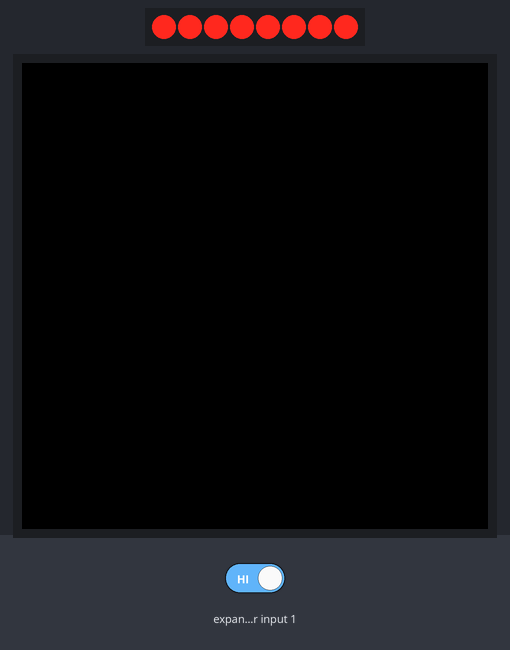
This sketch was run on a simulated ESP32-S3. Shown: 8 port-expander outputs drawn as a row of LEDs (first output left, lit = HIGH), 466×466 colour display. Wiring (inferred from the names in the program): PCF8574 port expander at I2C address 0x38. Wiring (inferred from the signals the program sends): row of LEDs: on Q0, Q1, Q2, Q3, Q4, Q5, Q6, Q7. The inputs (shaded band) are chosen by the test bench; at power-on: expander input 1 HIGH. What the sketch prints to the serial monitor is not drawn.

Above: at 0.3 s.
At 1.7 s:
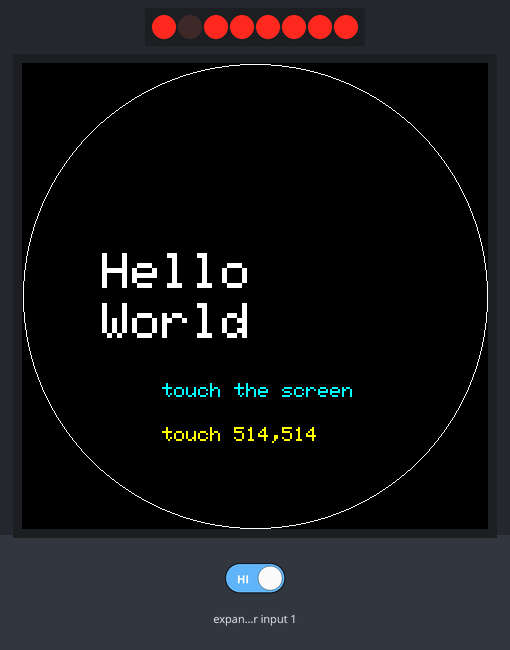
1.8 s: expander input 1 driven LOW
4.8 s: expander input 1 driven HIGH
Timing chart, 0 to 7.8 s (numbered marks = the images above; inputs shaded):
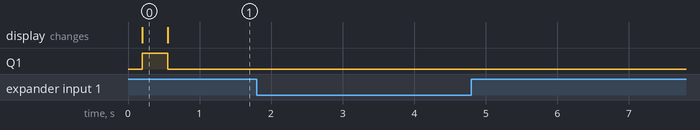

The sketch:

hello_touch.ino
```cpp
// hello_touch.ino — minimal example for the Waveshare ESP32-S3-Touch-AMOLED-1.43
// (466x466 round QSPI AMOLED, CNC metal case).
//
// All it does: lights the screen, prints "Hello World", and senses touch —
// each touch draws a dot and shows the live x,y under the greeting.
//
// Pins per docs/BOARD_AMOLED_1.43.md (verified against Waveshare's demo):
//   QSPI: CS=9 CLK=10 D0=11 D1=12 D2=13 D3=14 RST=21
//   Brightness is panel command 0x51 (setBrightness) — there is no backlight pin.
//   Touch FT3168 @0x38 on I2C SDA=47 SCL=48 (bus shared with QMI8658 + PCF85063).

#include <Arduino.h>
#include <Wire.h>
#include <Arduino_GFX_Library.h>

#define WATCH_PANEL_SH8601 1  // 0 = CO5300 (col offset 6), 1 = SH8601 (offset 0)

#define LCD_CS 9
#define LCD_SCK 10
#define LCD_D0 11
#define LCD_D1 12
#define LCD_D2 13
#define LCD_D3 14
#define LCD_RST 21
#define TP_SDA 47
#define TP_SCL 48
#define FT3168_ADDR 0x38

static Arduino_DataBus *bus =
    new Arduino_ESP32QSPI(LCD_CS, LCD_SCK, LCD_D0, LCD_D1, LCD_D2, LCD_D3);
#if WATCH_PANEL_SH8601
static Arduino_SH8601 *gfx = new Arduino_SH8601(bus, LCD_RST, 0, 466, 466, 0, 0, 0, 0);
#else
static Arduino_CO5300 *gfx = new Arduino_CO5300(bus, LCD_RST, 0, 466, 466, 6, 0, 0, 0);
#endif

// FT3168: reg 0x02 = touch count, 0x03..0x06 = point 1 X/Y (12-bit big-endian nibbles).
static bool readTouch(uint16_t &x, uint16_t &y) {
  Wire.beginTransmission(FT3168_ADDR);
  Wire.write(0x02);
  if (Wire.endTransmission(false) != 0) return false;
  if (Wire.requestFrom(FT3168_ADDR, 5) != 5) return false;
  uint8_t n  = Wire.read();
  uint8_t xh = Wire.read();
  uint8_t xl = Wire.read();
  uint8_t yh = Wire.read();
  uint8_t yl = Wire.read();
  if ((n & 0x0F) == 0) return false;
  x = ((uint16_t)(xh & 0x0F) << 8) | xl;
  y = ((uint16_t)(yh & 0x0F) << 8) | yl;
  return true;
}

static void drawFace() {
  gfx->fillScreen(RGB565_BLACK);
  gfx->drawCircle(233, 233, 232, RGB565_WHITE);
  gfx->setTextColor(RGB565_WHITE);
  gfx->setTextSize(5);
  gfx->setCursor(80, 190);
  gfx->println("Hello");
  gfx->setCursor(80, 240);
  gfx->println("World");
  gfx->setTextSize(2);
  gfx->setTextColor(RGB565_CYAN);
  gfx->setCursor(140, 320);
  gfx->println("touch the screen");
}

void setup() {
  Serial.begin(115200);
  delay(200);

  // FT3168 into normal reporting mode (write 0x00 to reg 0x00) — required,
  // the chip won't report touches without it.
  Wire.begin(TP_SDA, TP_SCL, 400000);
  Wire.beginTransmission(FT3168_ADDR);
  Wire.write(0x00);
  Wire.write(0x00);
  Wire.endTransmission();

  if (!gfx->begin(40000000)) {
    Serial.println("[hello] gfx->begin FAILED");
  }
  gfx->setBrightness(255);
  drawFace();
}

void loop() {
  static uint32_t lastTouchMs = 0;
  uint16_t x, y;
  if (readTouch(x, y)) {
    gfx->fillCircle(x, y, 6, RGB565_YELLOW);
    gfx->fillRect(120, 360, 230, 24, RGB565_BLACK);
    gfx->setTextSize(2);
    gfx->setTextColor(RGB565_YELLOW);
    gfx->setCursor(140, 364);
    gfx->printf("touch %u,%u", x, y);
    Serial.printf("[touch] %u,%u\n", x, y);
    lastTouchMs = millis();
  } else if (lastTouchMs && millis() - lastTouchMs > 4000) {
    drawFace();  // clear doodles a few seconds after the last touch
    lastTouchMs = 0;
  }
  delay(12);
}
```

Measured:
- after the input at 1.8 s, every drawn part: stays the same
- after the input at 4.8 s, every drawn part: stays the same
